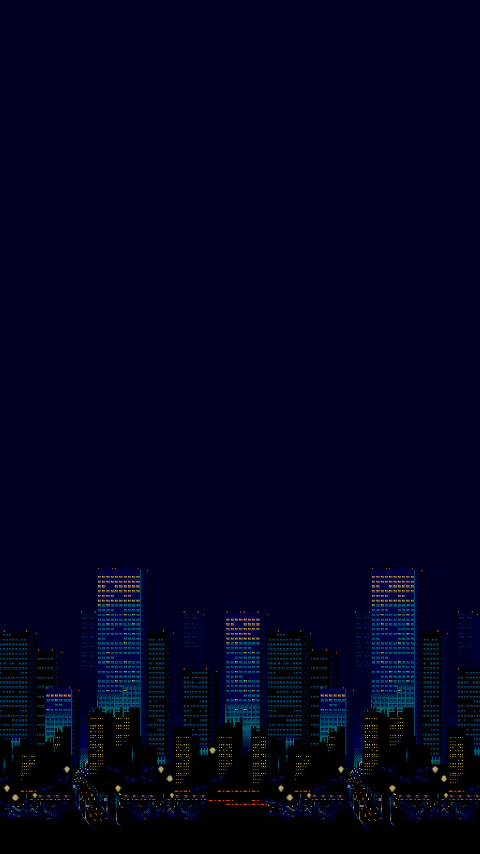
#> input picture image/fondo.jpg, 480 x 854 px; its folder holds only this picture in this run
$ python -i game.py   (imports and definitions only)
#> lines starting #> are read from the running program, lines starting #| are printed output that depends on the picture
import tkinter as tk
from PIL import Image, ImageTk
import random
import pygame
from settingsSounds import CambiarSonido

play = False
puntosIA = 0
puntosJugador = 0
ronda = 0
partidaGanadaUsuario = 0
partidaGanadaIA = 0
# Variables globales del juego
def main():


    # Crear la ventana principal
    ventana = tk.Tk()
    ventana.title("Piedra papel o tijera")
    ventana.geometry("390x844")

    # Configurar el fondo de la ventana principal
    wallpaper = Image.open("image/fondo.jpg")
#> wallpaper is the input picture: PIL image 480x854 RGB; mean R, G, B 1.6, 3, 31.8
    wallpaper = wallpaper.resize((390, 844))
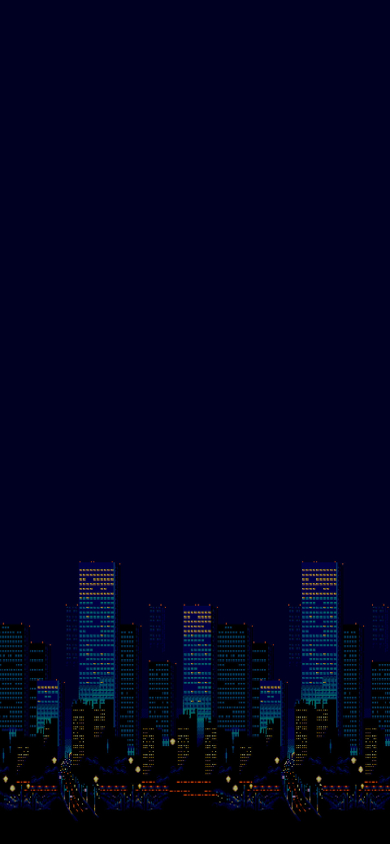
#> wallpaper: PIL image 390x844 RGB; mean R, G, B 1.6, 3.1, 31.9
    fondo = ImageTk.PhotoImage(wallpaper)

    labelWallpaper = tk.Label(ventana, image=fondo)
    labelWallpaper.place(x=0, y=0, relwidth=1, relheight=1)
    labelWallpaper.image = fondo  # Mantener referencia

    # Crear el título del juego
    textoTitulo = tk.Label(
        ventana,
        text="PIEDRA, PAPEL\nO\nTIJERA",
        font=("Press Start 2P", 20),
        bg="#05051d",  # Color azul oscuro similar al de tu imagen
        fg='white',    # Texto blanco
        relief='flat', # Sin relieve
        borderwidth=0  # Sin borde
    )
    textoTitulo.place(x=200, y=80, anchor="center")

    # Inicializar pygame y reproducir sonido de fondo
    pygame.mixer.init()
    sonidos = [
        pygame.mixer.Sound("sounds/Across the Stars- Love Theme.mp3"),
        pygame.mixer.Sound("sounds/Life is a Highway.mp3")
    ]

    sonido_aleatorio = random.choice(sonidos)
    sonido_aleatorio.play()

    # [258 lines left out: functions ajustes, juego, not called in this run]

    # Botones del menú principal
    botonPlay = tk.Button(
        ventana,
        text="JUGAR",
        command=juego,
        font=("Press Start 2P", 20),
        fg="black",
        bg="white"
    )
    botonPlay.place(x=200, y=250, anchor="center")

    botonAjustes = tk.Button(
        ventana,
        text="AJUSTES",
        command=ajustes,
        font=("Press Start 2P", 20),
        fg="black",
        bg="white"
    )
    botonAjustes.place(x=200, y=400, anchor="center")

    botonHistorial = tk.Button(
        ventana,
        text="HISTORIAL",
        command=juego,
        font=("Press Start 2P", 20),
        fg="black",
        bg="white"
    )
    botonHistorial.place(x=200, y=550, anchor="center")

    botonSalir = tk.Button(
        ventana,
        text="SALIR",
        command=ventana.quit,
        font=("Press Start 2P", 20),
        fg="black",
        bg="white"
    )
    botonSalir.place(x=200, y=700, anchor="center")

    # Iniciar el bucle principal de la aplicación
    ventana.mainloop()

# [2 lines not run here, left out]

>>> result = main()
